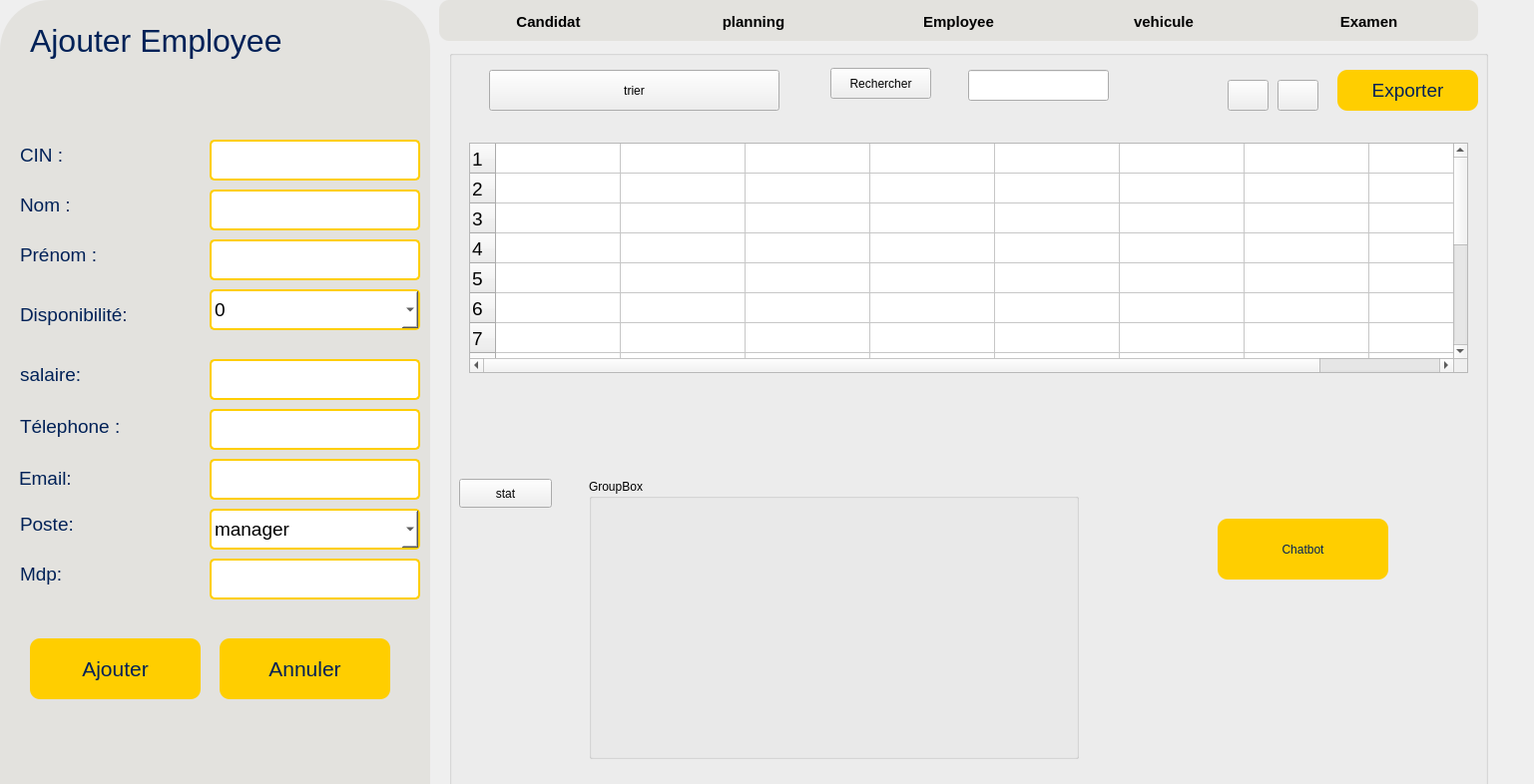
<?xml version="1.0" encoding="UTF-8"?>
<ui version="4.0">
 <class>pageemploye</class>
 <widget class="QDialog" name="pageemploye">
  <property name="geometry">
   <rect>
    <x>0</x>
    <y>0</y>
    <width>1537</width>
    <height>786</height>
   </rect>
  </property>
  <property name="windowTitle">
   <string>Dialog</string>
  </property>
  <widget class="QWidget" name="centralwidget_2" native="true">
   <property name="geometry">
    <rect>
     <x>-10</x>
     <y>-10</y>
     <width>1501</width>
     <height>871</height>
    </rect>
   </property>
   <widget class="QGroupBox" name="groupBox_16">
    <property name="geometry">
     <rect>
      <x>10</x>
      <y>10</y>
      <width>431</width>
      <height>851</height>
     </rect>
    </property>
    <property name="styleSheet">
     <string notr="true">border-radius:50px;
background-color:#e3e2de;</string>
    </property>
    <property name="title">
     <string/>
    </property>
    <widget class="QLabel" name="label_57">
     <property name="geometry">
      <rect>
       <x>30</x>
       <y>10</y>
       <width>331</width>
       <height>61</height>
      </rect>
     </property>
     <property name="font">
      <font>
       <pointsize>24</pointsize>
      </font>
     </property>
     <property name="styleSheet">
      <string notr="true">color:#002157
</string>
     </property>
     <property name="text">
      <string>Ajouter Employee</string>
     </property>
    </widget>
    <widget class="QLabel" name="label_58">
     <property name="geometry">
      <rect>
       <x>20</x>
       <y>140</y>
       <width>121</width>
       <height>31</height>
      </rect>
     </property>
     <property name="font">
      <font>
       <pointsize>14</pointsize>
      </font>
     </property>
     <property name="styleSheet">
      <string notr="true">color:#002157</string>
     </property>
     <property name="text">
      <string>CIN :</string>
     </property>
    </widget>
    <widget class="QLabel" name="label_59">
     <property name="geometry">
      <rect>
       <x>20</x>
       <y>190</y>
       <width>121</width>
       <height>31</height>
      </rect>
     </property>
     <property name="font">
      <font>
       <pointsize>14</pointsize>
      </font>
     </property>
     <property name="styleSheet">
      <string notr="true">color:#002157</string>
     </property>
     <property name="text">
      <string>Nom :</string>
     </property>
    </widget>
    <widget class="QLabel" name="label_60">
     <property name="geometry">
      <rect>
       <x>20</x>
       <y>240</y>
       <width>121</width>
       <height>31</height>
      </rect>
     </property>
     <property name="font">
      <font>
       <pointsize>14</pointsize>
      </font>
     </property>
     <property name="styleSheet">
      <string notr="true">color:#002157</string>
     </property>
     <property name="text">
      <string>Prénom :</string>
     </property>
    </widget>
    <widget class="QLabel" name="label_61">
     <property name="geometry">
      <rect>
       <x>20</x>
       <y>300</y>
       <width>141</width>
       <height>31</height>
      </rect>
     </property>
     <property name="font">
      <font>
       <pointsize>14</pointsize>
      </font>
     </property>
     <property name="styleSheet">
      <string notr="true">color:#002157</string>
     </property>
     <property name="text">
      <string>Disponibilité:</string>
     </property>
    </widget>
    <widget class="QLabel" name="label_63">
     <property name="geometry">
      <rect>
       <x>20</x>
       <y>412</y>
       <width>141</width>
       <height>31</height>
      </rect>
     </property>
     <property name="font">
      <font>
       <pointsize>14</pointsize>
      </font>
     </property>
     <property name="styleSheet">
      <string notr="true">color:#002157</string>
     </property>
     <property name="text">
      <string>Télephone :</string>
     </property>
    </widget>
    <widget class="QLabel" name="label_64">
     <property name="geometry">
      <rect>
       <x>20</x>
       <y>510</y>
       <width>181</width>
       <height>31</height>
      </rect>
     </property>
     <property name="font">
      <font>
       <pointsize>14</pointsize>
      </font>
     </property>
     <property name="styleSheet">
      <string notr="true">color:#002157</string>
     </property>
     <property name="text">
      <string>Poste:</string>
     </property>
    </widget>
    <widget class="QComboBox" name="poste_E">
     <property name="geometry">
      <rect>
       <x>210</x>
       <y>510</y>
       <width>211</width>
       <height>41</height>
      </rect>
     </property>
     <property name="font">
      <font>
       <pointsize>14</pointsize>
      </font>
     </property>
     <property name="styleSheet">
      <string notr="true">background-color:white;
border-radius:5px;
border:2px solid #ffce00;
</string>
     </property>
     <item>
      <property name="text">
       <string>manager</string>
      </property>
     </item>
     <item>
      <property name="text">
       <string>ouvrier</string>
      </property>
     </item>
    </widget>
    <widget class="QPushButton" name="btn_ajout_E">
     <property name="geometry">
      <rect>
       <x>30</x>
       <y>640</y>
       <width>171</width>
       <height>61</height>
      </rect>
     </property>
     <property name="font">
      <font>
       <pointsize>16</pointsize>
      </font>
     </property>
     <property name="styleSheet">
      <string notr="true">background-color:#ffce00;
color:#002157;
border-radius:10px;</string>
     </property>
     <property name="text">
      <string>Ajouter</string>
     </property>
    </widget>
    <widget class="QPushButton" name="btn_reset_E">
     <property name="geometry">
      <rect>
       <x>220</x>
       <y>640</y>
       <width>171</width>
       <height>61</height>
      </rect>
     </property>
     <property name="font">
      <font>
       <pointsize>16</pointsize>
      </font>
     </property>
     <property name="styleSheet">
      <string notr="true">background-color:#ffce00;
color:#002157;
border-radius:10px;</string>
     </property>
     <property name="text">
      <string>Annuler</string>
     </property>
    </widget>
    <widget class="QLabel" name="label_65">
     <property name="geometry">
      <rect>
       <x>19</x>
       <y>464</y>
       <width>141</width>
       <height>31</height>
      </rect>
     </property>
     <property name="font">
      <font>
       <pointsize>14</pointsize>
      </font>
     </property>
     <property name="styleSheet">
      <string notr="true">color:#002157</string>
     </property>
     <property name="text">
      <string>Email:</string>
     </property>
    </widget>
    <widget class="QLabel" name="label_67">
     <property name="geometry">
      <rect>
       <x>20</x>
       <y>360</y>
       <width>141</width>
       <height>31</height>
      </rect>
     </property>
     <property name="font">
      <font>
       <pointsize>14</pointsize>
      </font>
     </property>
     <property name="styleSheet">
      <string notr="true">color:#002157</string>
     </property>
     <property name="text">
      <string>salaire:</string>
     </property>
    </widget>
    <widget class="QComboBox" name="dispo_E">
     <property name="geometry">
      <rect>
       <x>210</x>
       <y>290</y>
       <width>211</width>
       <height>41</height>
      </rect>
     </property>
     <property name="font">
      <font>
       <pointsize>14</pointsize>
      </font>
     </property>
     <property name="styleSheet">
      <string notr="true">background-color:white;
border-radius:5px;
border:2px solid #ffce00;
</string>
     </property>
     <item>
      <property name="text">
       <string>0</string>
      </property>
     </item>
     <item>
      <property name="text">
       <string>1</string>
      </property>
     </item>
    </widget>
    <widget class="QLabel" name="label_66">
     <property name="geometry">
      <rect>
       <x>20</x>
       <y>560</y>
       <width>141</width>
       <height>31</height>
      </rect>
     </property>
     <property name="font">
      <font>
       <pointsize>14</pointsize>
      </font>
     </property>
     <property name="styleSheet">
      <string notr="true">color:#002157</string>
     </property>
     <property name="text">
      <string>Mdp:</string>
     </property>
    </widget>
    <widget class="QLineEdit" name="cin_E">
     <property name="geometry">
      <rect>
       <x>210</x>
       <y>140</y>
       <width>211</width>
       <height>41</height>
      </rect>
     </property>
     <property name="styleSheet">
      <string notr="true">background-color:white;
border-radius:5px;
border:2px solid #ffce00;
</string>
     </property>
    </widget>
    <widget class="QLineEdit" name="nom_E">
     <property name="geometry">
      <rect>
       <x>210</x>
       <y>190</y>
       <width>211</width>
       <height>41</height>
      </rect>
     </property>
     <property name="styleSheet">
      <string notr="true">background-color:white;
border-radius:5px;
border:2px solid #ffce00;
</string>
     </property>
    </widget>
    <widget class="QLineEdit" name="prenom_E_2">
     <property name="geometry">
      <rect>
       <x>210</x>
       <y>240</y>
       <width>211</width>
       <height>41</height>
      </rect>
     </property>
     <property name="styleSheet">
      <string notr="true">background-color:white;
border-radius:5px;
border:2px solid #ffce00;
</string>
     </property>
    </widget>
    <widget class="QLineEdit" name="salaire_E">
     <property name="geometry">
      <rect>
       <x>210</x>
       <y>360</y>
       <width>211</width>
       <height>41</height>
      </rect>
     </property>
     <property name="styleSheet">
      <string notr="true">background-color:white;
border-radius:5px;
border:2px solid #ffce00;
</string>
     </property>
    </widget>
    <widget class="QLineEdit" name="tel_E">
     <property name="geometry">
      <rect>
       <x>210</x>
       <y>410</y>
       <width>211</width>
       <height>41</height>
      </rect>
     </property>
     <property name="styleSheet">
      <string notr="true">background-color:white;
border-radius:5px;
border:2px solid #ffce00;
</string>
     </property>
    </widget>
    <widget class="QLineEdit" name="email_E">
     <property name="geometry">
      <rect>
       <x>210</x>
       <y>460</y>
       <width>211</width>
       <height>41</height>
      </rect>
     </property>
     <property name="styleSheet">
      <string notr="true">background-color:white;
border-radius:5px;
border:2px solid #ffce00;
</string>
     </property>
    </widget>
    <widget class="QLineEdit" name="mdp_E">
     <property name="geometry">
      <rect>
       <x>210</x>
       <y>560</y>
       <width>211</width>
       <height>41</height>
      </rect>
     </property>
     <property name="styleSheet">
      <string notr="true">background-color:white;
border-radius:5px;
border:2px solid #ffce00;
</string>
     </property>
    </widget>
   </widget>
   <widget class="QGroupBox" name="groupBox_17">
    <property name="geometry">
     <rect>
      <x>450</x>
      <y>10</y>
      <width>1041</width>
      <height>41</height>
     </rect>
    </property>
    <property name="styleSheet">
     <string notr="true">background-color:#e3e2de;
border-radius:10px;</string>
    </property>
    <property name="title">
     <string/>
    </property>
    <widget class="QWidget" name="horizontalLayoutWidget_7">
     <property name="geometry">
      <rect>
       <x>10</x>
       <y>3</y>
       <width>1021</width>
       <height>38</height>
      </rect>
     </property>
     <layout class="QHBoxLayout" name="horizontalLayout_7">
      <item>
       <widget class="QPushButton" name="candidat_7">
        <property name="font">
         <font>
          <pointsize>11</pointsize>
          <bold>true</bold>
         </font>
        </property>
        <property name="styleSheet">
         <string notr="true">background-color:#e3e2de;</string>
        </property>
        <property name="text">
         <string>Candidat</string>
        </property>
       </widget>
      </item>
      <item>
       <widget class="QPushButton" name="planning_7">
        <property name="font">
         <font>
          <pointsize>11</pointsize>
          <bold>true</bold>
         </font>
        </property>
        <property name="styleSheet">
         <string notr="true">background-color:#e3e2de;</string>
        </property>
        <property name="text">
         <string>planning</string>
        </property>
       </widget>
      </item>
      <item>
       <widget class="QPushButton" name="employee_7">
        <property name="font">
         <font>
          <pointsize>11</pointsize>
          <bold>true</bold>
         </font>
        </property>
        <property name="styleSheet">
         <string notr="true">background-color:#e3e2de;</string>
        </property>
        <property name="text">
         <string>Employee</string>
        </property>
       </widget>
      </item>
      <item>
       <widget class="QPushButton" name="vehicule_7">
        <property name="font">
         <font>
          <pointsize>11</pointsize>
          <bold>true</bold>
         </font>
        </property>
        <property name="styleSheet">
         <string notr="true">background-color:#e3e2de;</string>
        </property>
        <property name="text">
         <string>vehicule</string>
        </property>
       </widget>
      </item>
      <item>
       <widget class="QPushButton" name="examen_7">
        <property name="font">
         <font>
          <pointsize>11</pointsize>
          <bold>true</bold>
         </font>
        </property>
        <property name="styleSheet">
         <string notr="true">background-color:#e3e2de;</string>
        </property>
        <property name="text">
         <string>Examen</string>
        </property>
       </widget>
      </item>
     </layout>
    </widget>
   </widget>
   <widget class="QGroupBox" name="groupBox_18">
    <property name="geometry">
     <rect>
      <x>460</x>
      <y>60</y>
      <width>1041</width>
      <height>801</height>
     </rect>
    </property>
    <property name="title">
     <string/>
    </property>
    <widget class="QTableWidget" name="tab_em">
     <property name="geometry">
      <rect>
       <x>20</x>
       <y>93</y>
       <width>1001</width>
       <height>231</height>
      </rect>
     </property>
     <property name="font">
      <font>
       <pointsize>14</pointsize>
      </font>
     </property>
     <property name="showGrid">
      <bool>true</bool>
     </property>
     <property name="wordWrap">
      <bool>true</bool>
     </property>
     <property name="rowCount">
      <number>15</number>
     </property>
     <attribute name="horizontalHeaderVisible">
      <bool>false</bool>
     </attribute>
     <attribute name="horizontalHeaderCascadingSectionResizes">
      <bool>false</bool>
     </attribute>
     <attribute name="horizontalHeaderMinimumSectionSize">
      <number>40</number>
     </attribute>
     <attribute name="horizontalHeaderDefaultSectionSize">
      <number>125</number>
     </attribute>
     <attribute name="horizontalHeaderHighlightSections">
      <bool>true</bool>
     </attribute>
     <attribute name="horizontalHeaderShowSortIndicator" stdset="0">
      <bool>false</bool>
     </attribute>
     <attribute name="horizontalHeaderStretchLastSection">
      <bool>true</bool>
     </attribute>
     <row/>
     <row/>
     <row/>
     <row/>
     <row/>
     <row/>
     <row/>
     <row/>
     <row/>
     <row/>
     <row/>
     <row/>
     <row/>
     <row/>
     <row/>
     <column>
      <property name="text">
       <string>CIN</string>
      </property>
      <property name="font">
       <font>
        <pointsize>12</pointsize>
       </font>
      </property>
     </column>
     <column>
      <property name="text">
       <string>nom</string>
      </property>
      <property name="font">
       <font>
        <pointsize>12</pointsize>
       </font>
      </property>
     </column>
     <column>
      <property name="text">
       <string>Prénom</string>
      </property>
      <property name="font">
       <font>
        <pointsize>12</pointsize>
       </font>
      </property>
     </column>
     <column>
      <property name="text">
       <string>Sexe</string>
      </property>
      <property name="font">
       <font>
        <pointsize>12</pointsize>
       </font>
      </property>
     </column>
     <column>
      <property name="text">
       <string>date de naissance</string>
      </property>
      <property name="font">
       <font>
        <pointsize>12</pointsize>
       </font>
      </property>
     </column>
     <column>
      <property name="text">
       <string>Télephone</string>
      </property>
      <property name="font">
       <font>
        <pointsize>12</pointsize>
       </font>
      </property>
     </column>
     <column>
      <property name="text">
       <string>Email</string>
      </property>
      <property name="font">
       <font>
        <pointsize>12</pointsize>
       </font>
      </property>
     </column>
     <column>
      <property name="text">
       <string>salaire</string>
      </property>
      <property name="font">
       <font>
        <pointsize>12</pointsize>
       </font>
      </property>
     </column>
    </widget>
    <widget class="QPushButton" name="modif_E">
     <property name="geometry">
      <rect>
       <x>830</x>
       <y>30</y>
       <width>41</width>
       <height>31</height>
      </rect>
     </property>
     <property name="text">
      <string/>
     </property>
     <property name="icon">
      <iconset theme="QIcon::ThemeIcon::MailMessageNew"/>
     </property>
    </widget>
    <widget class="QPushButton" name="sup_E">
     <property name="geometry">
      <rect>
       <x>780</x>
       <y>30</y>
       <width>41</width>
       <height>31</height>
      </rect>
     </property>
     <property name="text">
      <string/>
     </property>
     <property name="icon">
      <iconset theme="QIcon::ThemeIcon::EditDelete"/>
     </property>
    </widget>
    <widget class="QPushButton" name="pdf_c">
     <property name="geometry">
      <rect>
       <x>890</x>
       <y>20</y>
       <width>141</width>
       <height>41</height>
      </rect>
     </property>
     <property name="font">
      <font>
       <pointsize>14</pointsize>
      </font>
     </property>
     <property name="styleSheet">
      <string notr="true">background-color:#ffce00;
color:#002157;
border-radius:10px;</string>
     </property>
     <property name="text">
      <string>Exporter</string>
     </property>
     <property name="icon">
      <iconset theme="QIcon::ThemeIcon::WindowNew"/>
     </property>
     <property name="iconSize">
      <size>
       <width>20</width>
       <height>20</height>
      </size>
     </property>
    </widget>
    <widget class="QLineEdit" name="recherche_c">
     <property name="geometry">
      <rect>
       <x>520</x>
       <y>20</y>
       <width>141</width>
       <height>31</height>
      </rect>
     </property>
    </widget>
    <widget class="QPushButton" name="btn_c">
     <property name="geometry">
      <rect>
       <x>382</x>
       <y>18</y>
       <width>101</width>
       <height>31</height>
      </rect>
     </property>
     <property name="text">
      <string>Rechercher</string>
     </property>
    </widget>
    <widget class="QPushButton" name="trier_c">
     <property name="geometry">
      <rect>
       <x>40</x>
       <y>20</y>
       <width>291</width>
       <height>41</height>
      </rect>
     </property>
     <property name="text">
      <string>trier</string>
     </property>
    </widget>
    <widget class="QGroupBox" name="groupBox_sattc">
     <property name="geometry">
      <rect>
       <x>140</x>
       <y>430</y>
       <width>491</width>
       <height>281</height>
      </rect>
     </property>
     <property name="title">
      <string>GroupBox</string>
     </property>
    </widget>
    <widget class="QPushButton" name="stat_c">
     <property name="geometry">
      <rect>
       <x>10</x>
       <y>430</y>
       <width>93</width>
       <height>29</height>
      </rect>
     </property>
     <property name="text">
      <string>stat</string>
     </property>
    </widget>
    <widget class="QPushButton" name="chatbot">
     <property name="geometry">
      <rect>
       <x>770</x>
       <y>470</y>
       <width>171</width>
       <height>61</height>
      </rect>
     </property>
     <property name="styleSheet">
      <string notr="true">background-color:#ffce00;
color:#002157;
border-radius:10px;</string>
     </property>
     <property name="text">
      <string>Chatbot</string>
     </property>
    </widget>
   </widget>
  </widget>
 </widget>
 <resources/>
 <connections/>
</ui>
